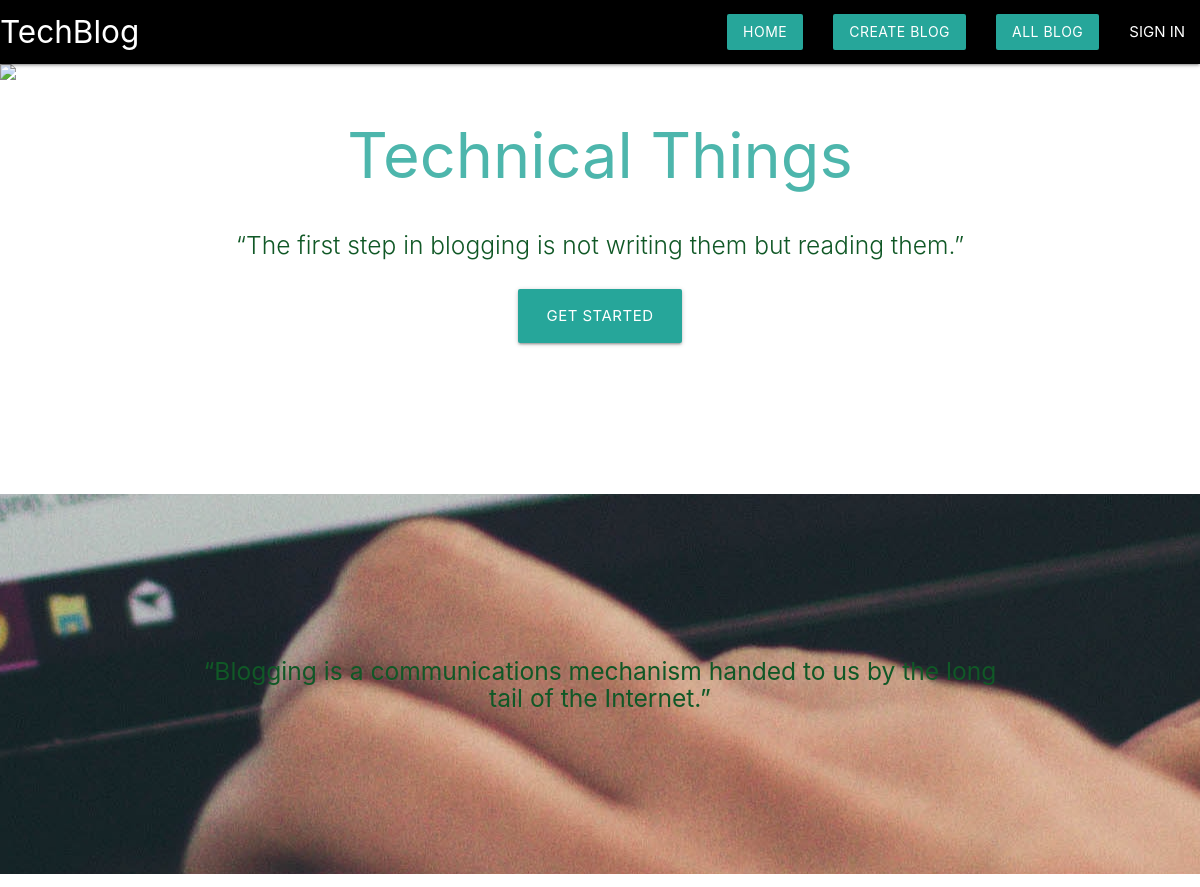
The app's page /blogs/ (upper part), older data.
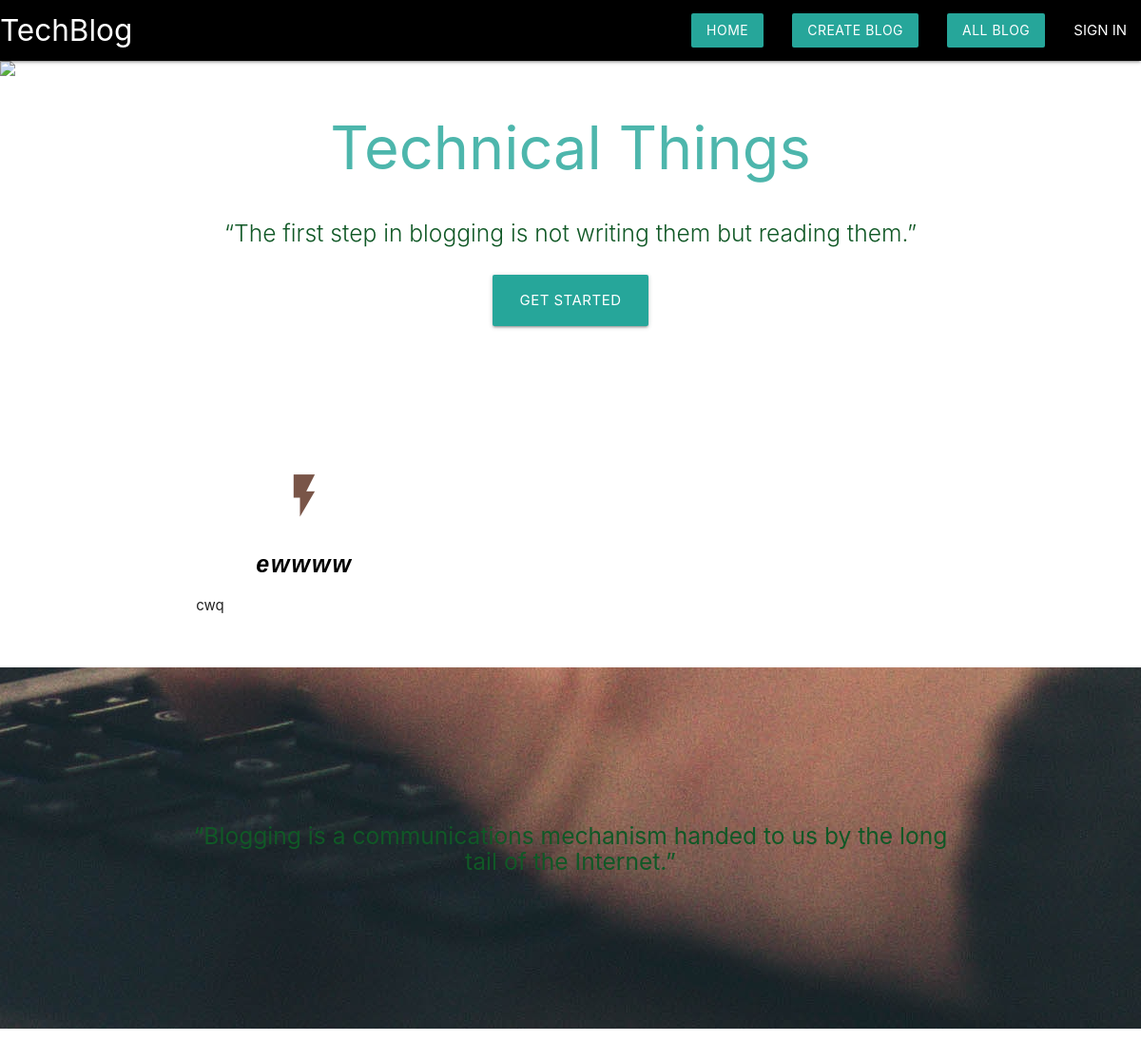
The same page, newer data.
### blog/models.py (models this page shows, shortened)
class blog(models.Model):
    title = models.CharField(max_length=100)
    content = models.TextField(max_length=10000)
    slug = models.SlugField(max_length=500, null=True , blank=True)
    image = models.ImageField(("/static/nitin"), upload_to="static/nitin", height_field=None, width_field=None, max_length=None)
    create_at = models.DateTimeField(auto_now_add=True)
    upload_to = models.DateTimeField(auto_now=True)

### blog/views.py (the view)
# urls.py: path('blogs/', include('blog.urls')),
def blogs(request):
    allpost = blog.objects.all()
    contxt = {'allpost': allpost}
    return render(request,'blog/blogs.html',contxt)
    return render(request,'blog/blogs.html')

### templates/blog/blogs.html (shortened to what this page needs)
<!DOCTYPE html>
<html lang="en">
<head>
  <link href="/static/css/materialize.css" type="text/css" rel="stylesheet" media="screen,projection" />
  <link href="/static/css/style.css" type="text/css" rel="stylesheet" media="screen,projection" />
</head>
<body>
  <nav>
    <div class="black nav-wrapper">
      <a href="/" class="brand-logo" style="color: white;">TechBlog</a>
      <ul class="right hide-on-med-and-down">
        <li><a href="/" class="waves-effect btn" style="color: white;">Home</a></li>
        <li><a href="newblog" class="waves-effect btn" style="color: white;">Create Blog</a></li>
        <li><a href="allblog" class="waves-effect btn" style="color: white;">All Blog</a></li>
        {% if user.is_authenticated %}
        <li><a class="dropdown-trigger" href="#!" style="color: white;" data-target="dropdown2">{{request.user}}<i
              class="material-icons right">arrow_drop_down</i></a></li>
      {% else %}
      <li><a style="color: white;" href="/signin">SIGN IN</a></li>
      {% endif %}
      </ul>
    </div>
  </nav>
  <div id="index-banner" class="parallax-container">
    <div class="section no-pad-bot">
      <div class="container">
        <br><br>
        <h1 class="header center teal-text text-lighten-2">Technical Things</h1>
        <div class="row center">
          <h5 class="header col s12 light" style="color: rgb(16, 88, 38);">“The first step in blogging is not writing them but reading them.”</h5>
        </div>
        <div class="row center">
          <a href="newblog" id="download-button"
            class="btn-large waves-effect waves-light teal lighten-1">Get Started</a>
        </div>
        <br><br>
      </div>
    </div>
    <div class="parallax"><img src="/static/img/17.jpg" alt="Unsplashed background img 1"></div>
  </div>
  <div class="container">
    <div class="section">
      <div class="row">
      {% for post in allpost %}
        <div class="col s12 m4">
          <div class="icon-block nitin">
            <h2 class="center brown-text"><i class="material-icons">flash_on</i></h2>
            <h5 class="center">{{post.title}}</h5>
            <p class="">{{post.content | truncatewords:40}}</p>
          </div>
        </div>
         {% endfor %}
      </div>
    </div>
  </div>
  <div class="parallax-container valign-wrapper">
    <div class="section no-pad-bot">
      <div class="container">
        <div class="row center">
          <h5 class="header col s12 " style="color: rgb(16, 88, 38);">“Blogging is a communications mechanism handed to us by the long tail of the Internet.”</h5>
        </div>
      </div>
    </div>
    <div class="parallax"><img src="/static/img/07.jpg" alt="Unsplashed background img 2"></div>
  </div>
  <div class="container">
    <div class="section">
    </div>
  </div>
</body>
</html>

Row changes from the older to the newer data that the page shows:
added blog: title "ewwww", content "cwq"
